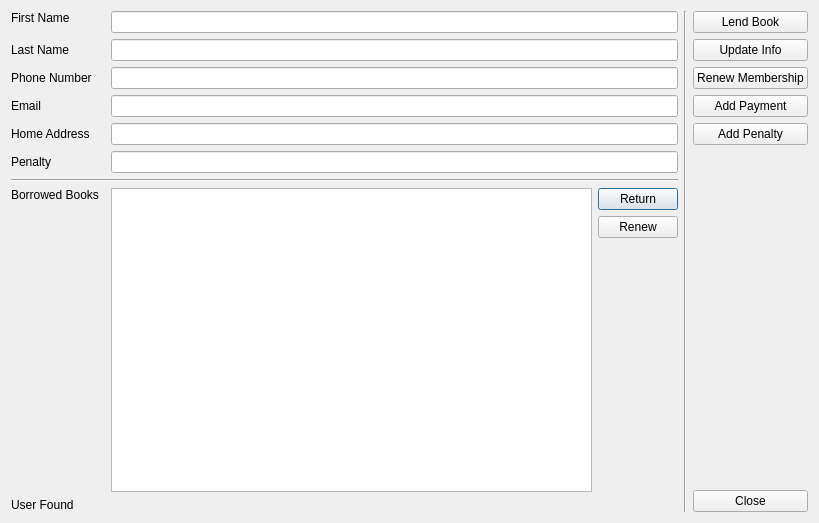
<?xml version="1.0" encoding="UTF-8"?>
<ui version="4.0">
 <class>MemberViewDialog</class>
 <widget class="QDialog" name="MemberViewDialog">
  <property name="geometry">
   <rect>
    <x>0</x>
    <y>0</y>
    <width>819</width>
    <height>523</height>
   </rect>
  </property>
  <property name="windowTitle">
   <string>Dialog</string>
  </property>
  <layout class="QHBoxLayout" name="horizontalLayout">
   <item>
    <layout class="QGridLayout" name="gridLayout">
     <item row="2" column="0">
      <widget class="QLabel" name="phone_label">
       <property name="text">
        <string>Phone Number</string>
       </property>
      </widget>
     </item>
     <item row="0" column="0" alignment="Qt::AlignTop">
      <widget class="QLabel" name="first_name_label">
       <property name="text">
        <string>First Name</string>
       </property>
      </widget>
     </item>
     <item row="4" column="0">
      <widget class="QLabel" name="address_label">
       <property name="text">
        <string>Home Address</string>
       </property>
      </widget>
     </item>
     <item row="2" column="2" colspan="2">
      <widget class="QLineEdit" name="phone_line_edit">
       <property name="inputMask">
        <string>000000000000000</string>
       </property>
      </widget>
     </item>
     <item row="0" column="2" colspan="2">
      <widget class="QLineEdit" name="first_name_line_edit"/>
     </item>
     <item row="5" column="0">
      <widget class="QLabel" name="penalty_label">
       <property name="text">
        <string>Penalty</string>
       </property>
      </widget>
     </item>
     <item row="7" column="2">
      <widget class="QTableView" name="borrow_table"/>
     </item>
     <item row="1" column="2" colspan="2">
      <widget class="QLineEdit" name="last_name_line_edit"/>
     </item>
     <item row="3" column="0">
      <widget class="QLabel" name="email_label">
       <property name="text">
        <string>Email</string>
       </property>
      </widget>
     </item>
     <item row="7" column="0" alignment="Qt::AlignTop">
      <widget class="QLabel" name="borrowed_label">
       <property name="text">
        <string>Borrowed Books</string>
       </property>
      </widget>
     </item>
     <item row="8" column="0" colspan="4">
      <widget class="QLabel" name="msg_label">
       <property name="text">
        <string>User Found</string>
       </property>
      </widget>
     </item>
     <item row="1" column="0">
      <widget class="QLabel" name="last_name_label">
       <property name="text">
        <string>Last Name</string>
       </property>
      </widget>
     </item>
     <item row="4" column="2" colspan="2">
      <widget class="QLineEdit" name="address_line_edit"/>
     </item>
     <item row="3" column="2" colspan="2">
      <widget class="QLineEdit" name="email_line_edit"/>
     </item>
     <item row="7" column="3">
      <layout class="QVBoxLayout" name="verticalLayout_2">
       <item alignment="Qt::AlignTop">
        <widget class="QPushButton" name="return_button">
         <property name="text">
          <string>Return</string>
         </property>
        </widget>
       </item>
       <item>
        <widget class="QPushButton" name="renew_book_button">
         <property name="text">
          <string>Renew</string>
         </property>
        </widget>
       </item>
       <item>
        <spacer name="verticalSpacer_2">
         <property name="orientation">
          <enum>Qt::Vertical</enum>
         </property>
         <property name="sizeHint" stdset="0">
          <size>
           <width>20</width>
           <height>40</height>
          </size>
         </property>
        </spacer>
       </item>
      </layout>
     </item>
     <item row="6" column="0" colspan="4">
      <widget class="Line" name="line_2">
       <property name="orientation">
        <enum>Qt::Horizontal</enum>
       </property>
      </widget>
     </item>
     <item row="5" column="2" colspan="2">
      <widget class="QLineEdit" name="penalty_line_edit">
       <property name="readOnly">
        <bool>true</bool>
       </property>
      </widget>
     </item>
    </layout>
   </item>
   <item>
    <widget class="Line" name="line">
     <property name="orientation">
      <enum>Qt::Vertical</enum>
     </property>
    </widget>
   </item>
   <item>
    <layout class="QVBoxLayout" name="verticalLayout">
     <item>
      <widget class="QPushButton" name="lend_button">
       <property name="text">
        <string>Lend Book</string>
       </property>
      </widget>
     </item>
     <item>
      <widget class="QPushButton" name="update_button">
       <property name="text">
        <string>Update Info</string>
       </property>
      </widget>
     </item>
     <item>
      <widget class="QPushButton" name="renew_member_button">
       <property name="text">
        <string>Renew Membership</string>
       </property>
      </widget>
     </item>
     <item>
      <widget class="QPushButton" name="add_transaction_button">
       <property name="text">
        <string>Add Payment</string>
       </property>
      </widget>
     </item>
     <item>
      <widget class="QPushButton" name="add_penalty_button">
       <property name="text">
        <string>Add Penalty</string>
       </property>
      </widget>
     </item>
     <item>
      <spacer name="verticalSpacer">
       <property name="orientation">
        <enum>Qt::Vertical</enum>
       </property>
       <property name="sizeHint" stdset="0">
        <size>
         <width>20</width>
         <height>40</height>
        </size>
       </property>
      </spacer>
     </item>
     <item>
      <widget class="QPushButton" name="close_button">
       <property name="text">
        <string>Close</string>
       </property>
      </widget>
     </item>
    </layout>
   </item>
  </layout>
 </widget>
 <resources/>
 <connections/>
</ui>
